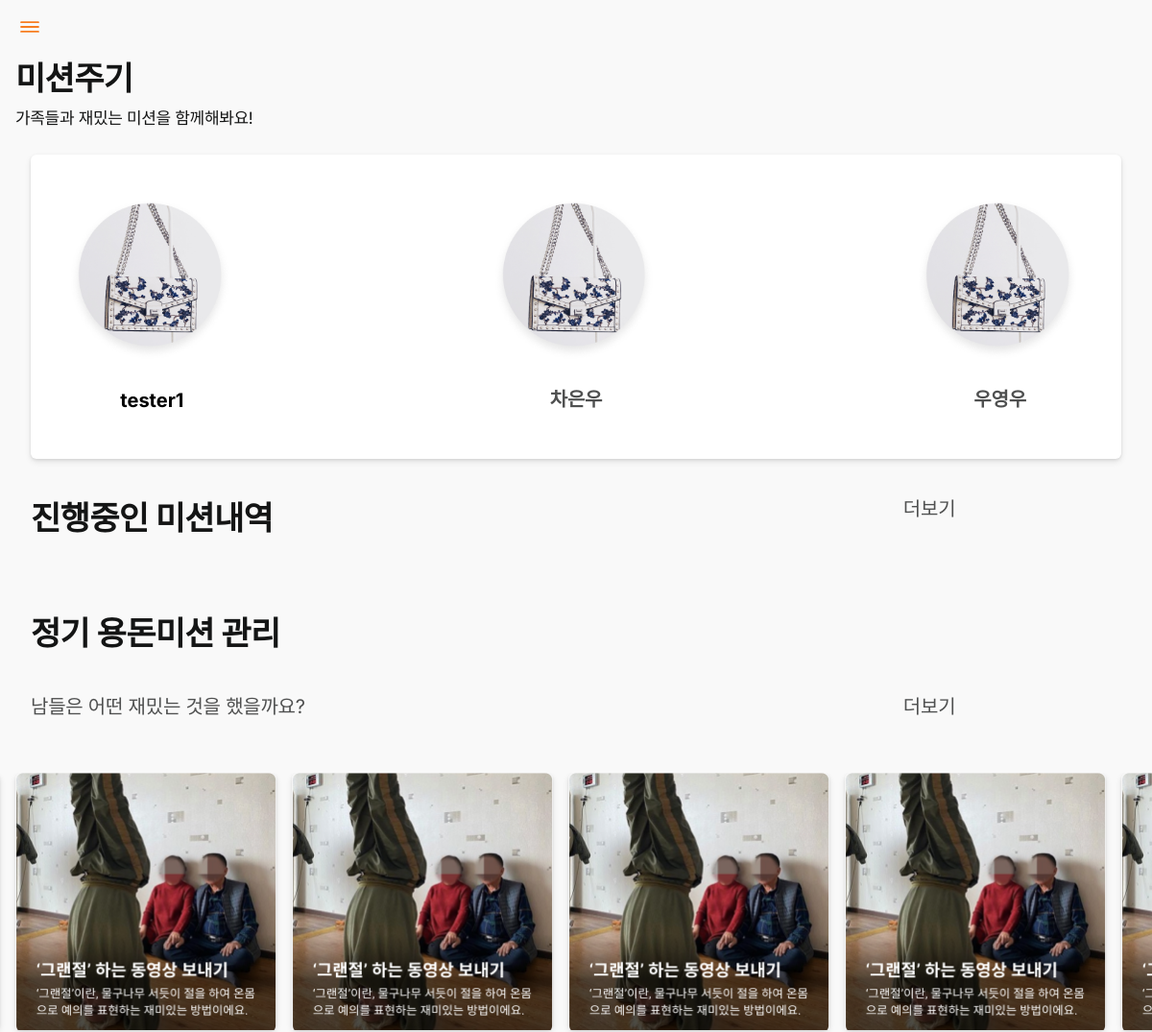
Page /mission (signed in, upper part) on the earlier database version.
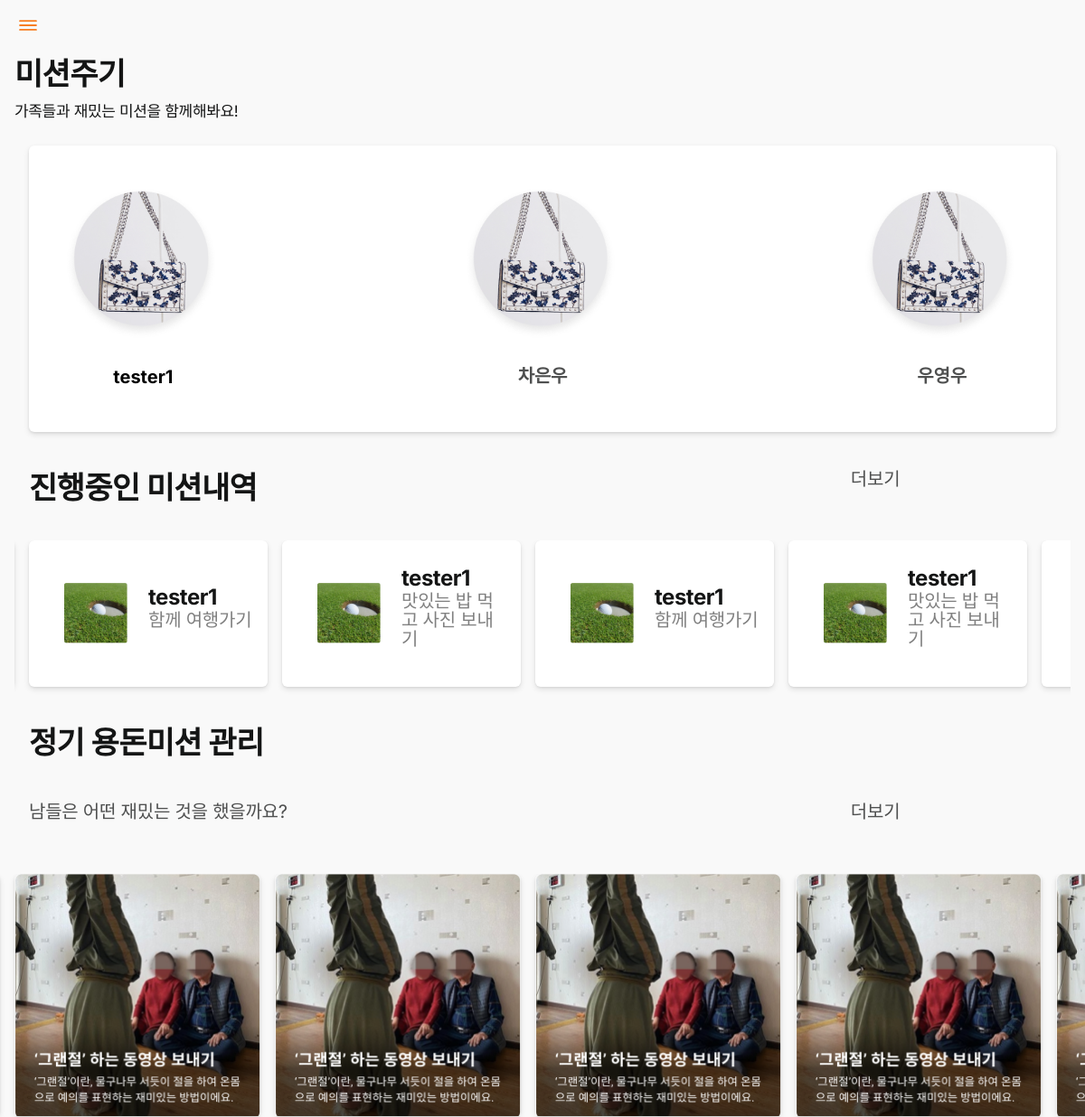
Same page on the later database version.
### user/models.py (models this page shows)
class User(AbstractUser):
    username = models.CharField(max_length=100, unique=True)
    password = models.CharField(max_length=20)
    email = models.EmailField(max_length=50, null=True)
    phoneNumber = PhoneNumberField(unique = True, null = True, blank = False)
    connect = models.TextField(null=True)
    family = models.TextField(null=True)
    kind = models.BooleanField(null=True)
    USERNAME_FIELD = 'username'
    REQUIRED_FIELDS = []

### mission/models.py (models this page shows)
class Mission(models.Model):
    username = models.ForeignKey(User, on_delete=models.CASCADE, null=True) #보낸사람 계정에 데이터 저장
    date = models.DateField(null=True)#시작일
    reward = models.IntegerField(null=True) #용돈보상
    text = models.TextField(null=False) #미션내용
    receiver = models.CharField(max_length=100, null=True) #받은사람
    finish = models.BooleanField(default=False) #True일때 완료

### main/views.py (the view)
# urls.py: path('mission',views.mission,name = "mission"),
def mission(request):
    try:
        if request.method=="POST":
            success = request.POST['success']
            print("success")
            res_data = get_family(request)
            missions = Mission
            mission_list = missions.objects.all()
            res_data['mission_list'] = mission_list
            return render(request,'mission.html',res_data)
        else:
            res_data = get_family(request)
            missions = Mission
            mission_list = missions.objects.all()
            res_data['mission_list'] = mission_list
            return render(request,'mission.html',res_data)
    except:
        print("mission_main_2")
        return render(request,'mission.html')

### main/views.py (called while the page is built)
def get_family(request):
    user = User
    print(request.session.get('phoneNumber'))
    member = user.objects.get(phoneNumber=request.session.get('phoneNumber'))#본인
    print(member)
    res_data={}
    jsonDecoder= json.decoder.JSONDecoder()
    family_list = jsonDecoder.decode(member.family)
    print(family_list)
    opponent = user.objects.get(phoneNumber=family_list[0])#상대방
    opponent_name = opponent.username
    print(opponent_name)
    if opponent.kind==False:
        opponent_kind = "손주"
    else:
        opponent_kind = "조부모"
    print(opponent_name)
    res_data['opponent_name'] = opponent_name
    res_data['opponent_kind'] = opponent_kind
    return res_data

### templates/mission.html (shortened to what this page needs)
{% load static %}
{% if request.session.phoneNumber or user.is_authenticated %}
<!doctype html>
<html lang="en">
<head>
    <link rel="stylesheet" href="{% static 'css/style.css' %}">
</head>
<body>
    <div class="appHeader bg-primary scrolled">
        <div class="left">
            <a href="#" class="headerButton" data-bs-toggle="offcanvas" data-bs-target="#sidebarPanel">
                <ion-icon name="menu-outline"></ion-icon>
            </a>
        </div>
    </div>
    <div id="appCapsule">
        <div class="header-large-title">
            <h1 class="title">미션주기</h1>
            <h4 class="subtitle">가족들과 재밌는 미션을 함께해봐요!</h4>
        </div>
        <div class="section mt-3 mb-3">
            {% if opponent_name %}
                <div class="section mt-3 mb-3">
                <div class="card">
                    <div class="card-body d-flex justify-content-between">
                        <div style="width: 20%;">
                            <img src="{% static 'img/enjoy4.png' %}"  alt="image" style="width:100%; padding: 5%;"class="imaged rounded">
                            <form action="{% url 'mission:give' %}" method="POST" style="width: 100%; padding: 5%; text-align: center;">
                                <button type="submit" style="font-weight: bolder; color:black;background: white; font-size: 20px; border: 0; outline: 0;">{{opponent_name}}</button>
                            </form>
                        </div>
                        <div style="width: 20%;">
                            <img src="{% static 'img/enjoy4.png' %}"  alt="image" style="width:100%; padding: 5%;"class="imaged rounded">
                            <p style="width: 100%; font-weight: bolder; font-size: 20px;padding: 5%; text-align: center;">차은우</p>
                        </div>
                        <div style="width: 20%;">
                            <img src="{% static 'img/enjoy4.png' %}"  alt="image" style="width:100%; padding: 5%;"class="imaged rounded">
                            <p style="width: 100%; font-weight: bolder; font-size: 20px;padding: 5%; text-align: center;">우영우</p>
                        </div>
                    </div>
                </div>
            {% endif %}
        </div>
    </div>
       <div class="section mt-3 mb-3">
            <div class="card-body d-flex justify-content-between">
                <div style="width: 80%;"><h1>진행중인 미션내역</span></h1></div>
                <div style="width: 20%;"><p style="font-size: 20px;">더보기</p></div>
            </div>
            <div class="carousel-multiple splide" style="margin-bottom: 10%;">
                <div class="splide__track">
                    <ul class="splide__list">
                        {% for mission in mission_list %}
                            <li class="splide__slide" >
                                <div class="card" >
                                    <div class="card-body d-flex justify-content-between" style="align-items: center;">
                                        <div style="width: 50%;">
                                            <img src="{% static 'img/enjoy15.png' %}"  alt="image" style="width: 100%; padding: 20%;">
                                        </div>
                                        <div style="width: 50%;">
                                            <h3 class="card-title mb-0 d-flex align-items-center justify-content-between">
                                                {{mission.receiver}}
                                            </h3>
                                            <p style="font-size: 20px; color: gray;">{{mission.text}}</p>
                                        </div>
                                    </div>
                                </div>
                            </li>
                        {% endfor %}
                    </ul>
                </div>
            </div>
        </div>
        <div class="section mt-3 mb-3">
            <div class="card-body d-flex justify-content-between">
                <div style="width: 80%;"><h1>정기 용돈미션</span> 관리</h1></div>
            </div>
            <div class="card-body d-flex justify-content-between" >
                <p style="width: 80%; font-size: 20px;">남들은 어떤 재밌는 것을 했을까요?</p>
                <div style="width: 20%;"><p style="font-size: 20px;">더보기</p></div>
            </div>
        </div>
        <div class="section full mt-3 mb-3">
            <div class="carousel-multiple splide">
                <div class="splide__track">
                    <ul class="splide__list">
                        <li class="splide__slide">
                            <div class="card">
                                <img src="{% static 'img/pinmoney1.png' %}" class="card-img-top" alt="image" >
                            </div>
                        </li>
                    </ul>
                </div>
            </div>
        </div>
</body>
</html>
{% else %}
  <script>
    alert("로그인이 필요한 페이지입니다");
    document.location.href = "{% url 'user:login' %}"
  </script>
{% endif %}

Differences in the rows shown:
added Mission: receiver "tester1", text "함께 여행가기"
added Mission: receiver "tester1", text "맛있는 밥 먹고 사진 보내기"
